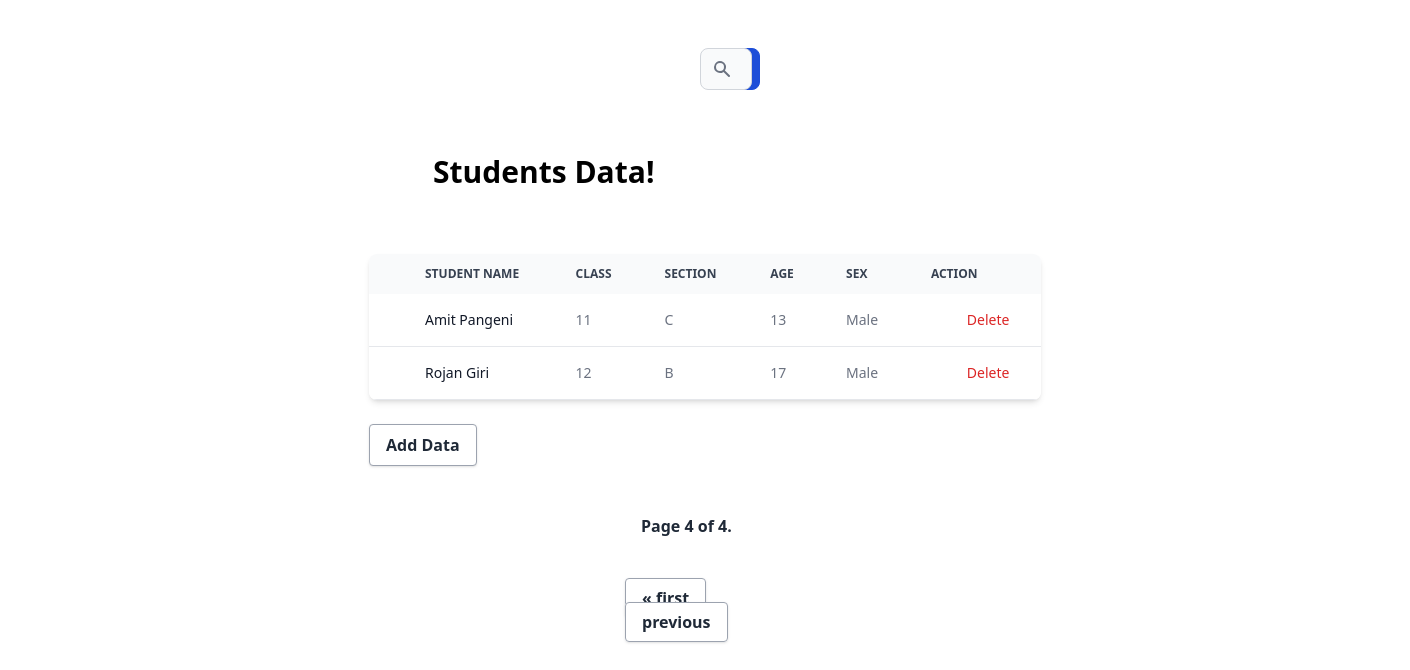
/?page=4, run on the app's committed database.
### myapp/models.py (models this page shows)
class Student(models.Model):
    Student_ID = models.AutoField(primary_key=True)
    Student_Name = models.CharField(max_length=100)
    Student_Class = models.IntegerField(choices=STUDENT_CLASS_CHOICE)
    Student_Age = models.IntegerField()
    Student_Section = models.CharField(max_length=20,choices=STUDENT_SECTION_CHOICE)
    Student_Sex = models.CharField(max_length=20,choices=STUDENT_SEX_CHOICE)

### myapp/views.py (the view)
# urls.py: path('',views.index, name='index'),
def index(request):
    students = Student.objects.all()
    paginator = Paginator(students, 5)
    page_number = request.GET.get('page')
    page_obj = paginator.get_page(page_number)
    return render(request, 'index.html', {'page_obj': page_obj})

### templates/index.html (shortened to what this page needs)
<!DOCTYPE html>
<html lang="en">
<head>
    <script src="https://cdn.tailwindcss.com"></script>
</head>
<body>
    <br><br>
    <form style="padding-left: 700px;padding-right:700px" class="flex items-center" action="{% url 'search' %}">
        <div class="relative w-full">
            <div class="flex absolute inset-y-0 left-0 items-center pl-3 pointer-events-none">
            </div>
            <input type="text" id="query"
                class="bg-gray-50 border border-gray-300 text-gray-900 text-sm rounded-lg focus:ring-blue-500 focus:border-blue-500 block w-full pl-10 p-2.5  dark:bg-gray-700 dark:border-gray-600 dark:placeholder-gray-400 dark:text-white dark:focus:ring-blue-500 dark:focus:border-blue-500"
                placeholder="Search" name="query">
        </div>
        <button type="submit"
            class="p-2.5 ml-2 text-sm font-medium text-white bg-blue-700 rounded-lg border border-blue-700 hover:bg-blue-800 focus:ring-4 focus:outline-none focus:ring-blue-300 dark:bg-blue-600 dark:hover:bg-blue-700 dark:focus:ring-blue-800"></button>
    </form>
    <div class="max-w-2xl mx-auto">
        <p class="font-bold text-3xl m-16 relative w-max one">
            <span>Students Data!</span>
        </p>
        <div class="w-full relative overflow-x-auto shadow-md sm:rounded-lg">
            <table class="w-full text-sm text-left text-gray-500 dark:text-gray-400">
                <thead class="text-xs text-gray-700 uppercase bg-gray-50 dark:bg-gray-700 dark:text-gray-400">
                    <tr>
                        <th scope="col" class="p-4">
                        </th>
                        <th scope="col" class="px-6 py-3">
                            Student Name
                        </th>
                        <th scope="col" class="px-6 py-3">
                            Class
                        </th>
                        <th scope="col" class="px-6 py-3">
                            Section
                        </th>
                        <th scope="col" class="px-6 py-3">
                            Age
                        </th>
                        <th scope="col" class="px-6 py-3">
                            Sex
                        </th>
                        <th scope="col" class="px-6 py-3">
                            Action
                        </th>
                    </tr>
                </thead>
                {% for std in page_obj %}
                <tbody>
                    <tr class="bg-white border-b dark:bg-gray-800 dark:border-gray-700 ">
                        <td class="w-4 p-4">
                        </td>
                        <th scope="row" class="px-6 py-4 font-medium text-gray-900 dark:text-white whitespace-nowrap">
                            {{std.Student_Name}}
                        </th>
                        <td class="px-6 py-4">
                            {{std.Student_Class}}
                        </td>
                        <td class="px-6 py-4">
                            {{std.Student_Section}}
                        </td>
                        <td class="px-6 py-4">
                            {{std.Student_Age}}
                        </td>
                        <td class="px-6 py-4">
                            {{std.Student_Sex}}
                        </td>
                        <td class="px-6 py-4">
                            <a class="text-white" href="edit/{{ std.Student_ID }}">Edit &nbsp</a>
                            <a class="text-red-600/100" href="deletestudent/{{ std.Student_ID }}">Delete</a>
                        </td>
                    </tr>
                </tbody>
                {% endfor %}
            </table>
        </div>
        <br>
        <button
            class="bg-white hover:bg-gray-100 text-gray-800 font-semibold py-2 px-4 border border-gray-400 rounded shadow">
            <a href="{% url 'adddata' %}">
                Add Data
            </a>
        </button>
    </div>
    <br><br>
    <div style="margin-left: 625px; margin-right: 625px;" class="pagination">
        <span class="step-links">
            <span class="bg-white text-gray-800 font-semibold py-2 px-4">
                Page {{ page_obj.number }} of {{ page_obj.paginator.num_pages }}.
            </span><br><br><br>
            {% if page_obj.has_previous %}
            <a class="bg-white hover:bg-gray-100 text-gray-800 font-semibold py-2 px-4 border border-gray-400 rounded shadow"
                href="?page=1">&laquo; first</a>
            <a class="bg-white hover:bg-gray-100 text-gray-800 font-semibold py-2 px-4 border border-gray-400 rounded shadow"
                href="?page={{ page_obj.previous_page_number }}">previous</a>
            {% endif %}
        </span>
    </div>
</body>
</html>

### data on the page
Student: Student_Name "Amit Pangeni", Student_Class "11", Student_Section "C", Student_Age "13", Student_Sex "Male"
Student: Student_Name "Rojan Giri", Student_Class "12", Student_Section "B", Student_Age "17", Student_Sex "Male"

### other printed values
{{ page_obj.number }} "4"
{{ page_obj.paginator.num_pages }} "4"
